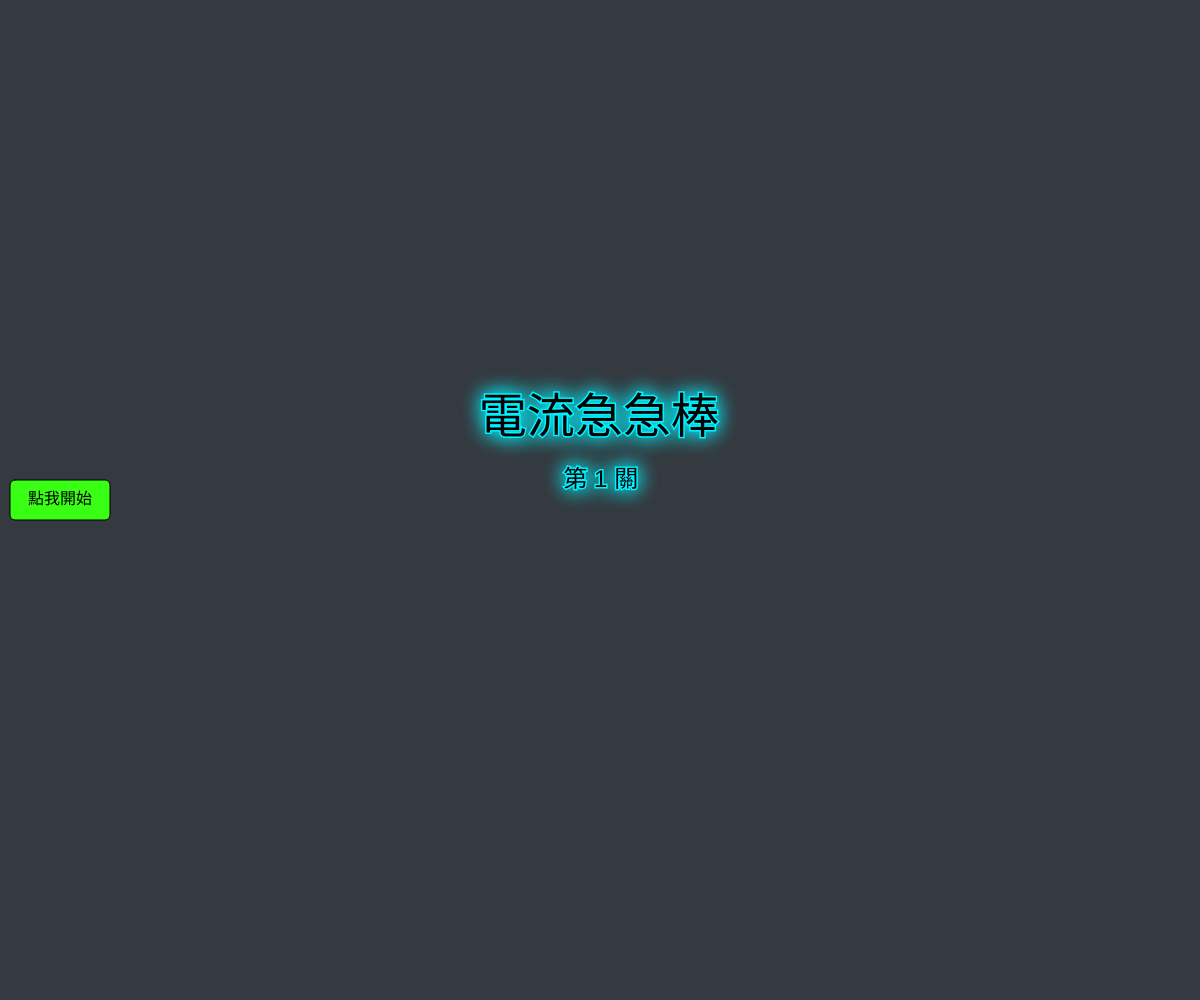
Frame 1 (no input)
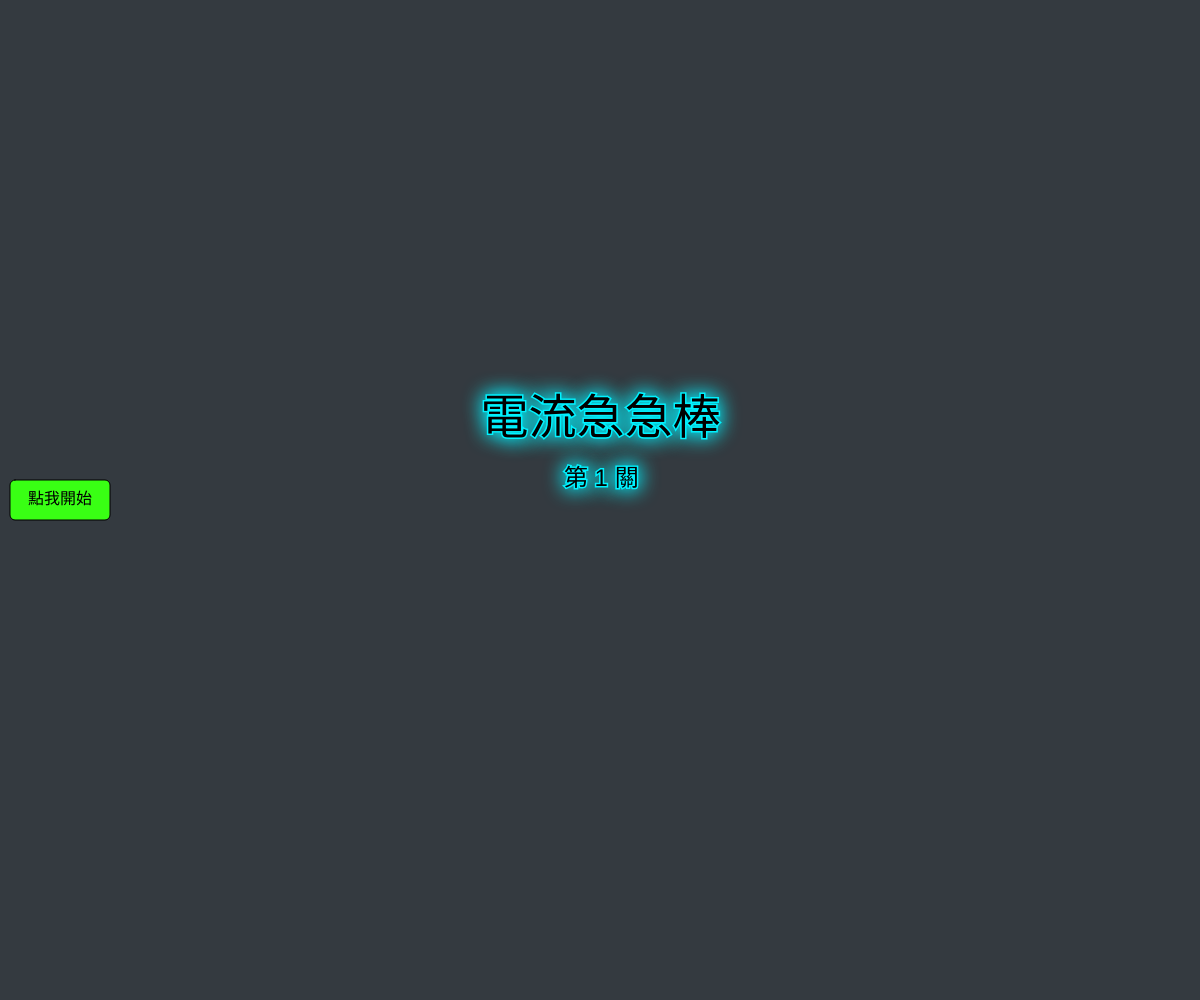
Frame 60 (no input)
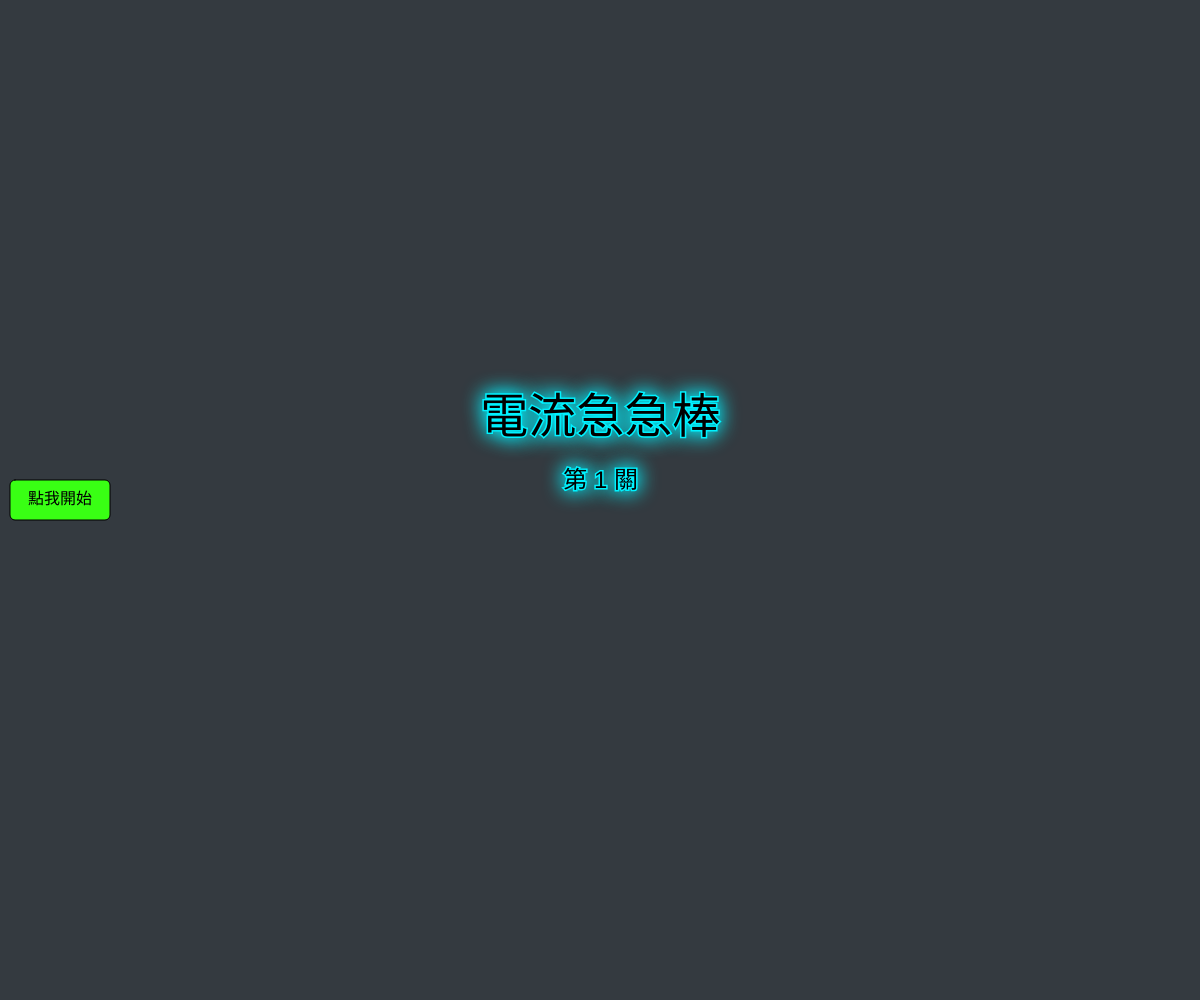
Frame 120 (the mouse pressed at the canvas centre since frame 60)

The p5.js sketch that drew these frames (run headless with seeded random() and noise() and a simulated clock; from frame 60 on, the mouse is pressed at the canvas centre):

// p5.js sketch
// ── sketch.js
let topPoints = [];
let bottomPoints = [];
let gameState = "START"; // START, PLAYING, LEVEL_WIN, FINAL_WIN, LOSE
let level = 0; // 0: Level 1, 1: Level 2, 2: Level 3
let fireworks = [];
let lightningTimer = 0;
let obstacles = []; // 儲存障礙物資訊

function setup() {
  createCanvas(windowWidth, windowHeight);
  generatePath();
}

function draw() {
  background('#343a40'); // 改為深灰色背景

  if (gameState === "START") {
    drawStartScreen();
  } else if (gameState === "PLAYING") {
    drawGame();
    checkCollision();
  } else if (gameState === "LEVEL_WIN") {
    drawEndScreen("過關成功！", false);
  } else if (gameState === "FINAL_WIN") {
    drawEndScreen("傳奇誕生！", true);
    updateFireworks();
  } else if (gameState === "LOSE") {
    drawEndScreen("電力中斷...", false);
    if (level === 2) drawLightning();
  }
}

function windowResized() {
  resizeCanvas(windowWidth, windowHeight);
  generatePath();
}

function generatePath() {
  topPoints = [];
  bottomPoints = [];
  obstacles = [];
  let numPoints = 8 + level * 4; // 第一關 8 點，隨關卡增加
  let padding = 60; // 左右留白，確保起終點圓圈完整露出
  let pathWidth = width - 2 * padding;
  let xStep = pathWidth / (numPoints - 1);
  
  // 難度計算：隨等級寬度縮減
  let baseMin = max(40, 60 - level * 10);
  let baseMax = max(60, 100 - level * 15);

  for (let i = 0; i < numPoints; i++) {
    let x = padding + i * xStep;
    let yTop, gap;
    if (i === 0 || i === numPoints - 1) {
      // 起點與終點間距加大至 100，確保圓點完整露出
      yTop = height / 2 - 50;
      gap = 100;
    } else {
      // 確保通道寬度足以容納操作
      yTop = random(height * 0.2, height * 0.7);
      gap = random(baseMin, baseMax);
    }

    topPoints.push({x: x, y: yTop});
    bottomPoints.push({x: x, y: yTop + gap});
  }

  // 生成障礙物 (第二關與第三關)
  if (level >= 1) {
    let obstacleCount = level === 1 ? 3 : 4; // 第二關3個，第三關4個
    for (let i = 0; i < obstacleCount; i++) {
      // 避開起點與終點，從中間的點選取位置
      let idx = floor(random(2, numPoints - 2));
      let x = topPoints[idx].x;
      let tY = topPoints[idx].y;
      let bY = bottomPoints[idx].y;
      
      let obsSize = random(15, 25);
      let obsY = (tY + bY) / 2;
      
      obstacles.push({
        x: x,
        y: obsY,
        size: obsSize,
        topY: tY,
        botY: bY,
        speed: level === 2 ? random(0.5, 1.5) : 0, // 第三關才有速度
        dir: random() > 0.5 ? 1 : -1,
        // 紀錄對應的頂點索引，方便移動時參考邊界
        idx: idx
      });
    }
  }
}

function drawGame() {
  let numPoints = topPoints.length;
  // 繪製路徑填色 (方便玩家辨識路徑範圍)
  fill(50, 60, 70);
  noStroke();
  beginShape();
  // 上邊界曲線
  curveVertex(topPoints[0].x, topPoints[0].y); // 控制點
  for (let p of topPoints) curveVertex(p.x, p.y);
  curveVertex(topPoints[numPoints - 1].x, topPoints[numPoints - 1].y); // 控制點
  
  // 連接到下邊界
  vertex(bottomPoints[numPoints - 1].x, bottomPoints[numPoints - 1].y);
  
  // 下邊界曲線 (反向)
  curveVertex(bottomPoints[numPoints - 1].x, bottomPoints[numPoints - 1].y);
  for (let i = numPoints - 1; i >= 0; i--) curveVertex(bottomPoints[i].x, bottomPoints[i].y);
  curveVertex(bottomPoints[0].x, bottomPoints[0].y);
  endShape(CLOSE);

  // 繪製起點與終點的亮點
  noStroke();
  // 螢光紅起點 (左)
  fill('#FF003F');
  drawingContext.shadowBlur = 15;
  drawingContext.shadowColor = '#FF003F';
  ellipse(topPoints[0].x, (topPoints[0].y + bottomPoints[0].y) / 2, 30, 30);
  
  // 螢光綠終點 (右)
  fill('#39FF14');
  drawingContext.shadowColor = '#39FF14';
  ellipse(topPoints[numPoints-1].x, (topPoints[numPoints-1].y + bottomPoints[numPoints-1].y) / 2, 30, 30);

  // 繪製藍色電流線條 (加粗且有微顫動特效)
  stroke('#00f2ff');
  strokeWeight(6);
  drawingContext.shadowBlur = 10;
  drawingContext.shadowColor = '#00f2ff';
  noFill();
  
  // 上方電流邊界
  beginShape();
  curveVertex(topPoints[0].x, topPoints[0].y);
  for (let p of topPoints) curveVertex(p.x, p.y + random(-1.5, 1.5));
  curveVertex(topPoints[numPoints - 1].x, topPoints[numPoints - 1].y);
  endShape();

  // 下方電流邊界
  beginShape();
  curveVertex(bottomPoints[0].x, bottomPoints[0].y);
  for (let p of bottomPoints) curveVertex(p.x, p.y + random(-1.5, 1.5));
  curveVertex(bottomPoints[numPoints - 1].x, bottomPoints[numPoints - 1].y);
  endShape();

  // 繪製與更新障礙物
  for (let obs of obstacles) {
    // 第三關移動邏輯
    if (level === 2) {
      obs.y += obs.speed * obs.dir;
      // 碰到上下邊界反彈 (考慮到隨機抖動，稍微縮減碰撞範圍)
      if (obs.y - obs.size/2 < topPoints[obs.idx].y + 5 || obs.y + obs.size/2 > bottomPoints[obs.idx].y - 5) {
        obs.dir *= -1;
      }
    }

    // 繪製障礙物
    push();
    drawingContext.shadowBlur = 15;
    drawingContext.shadowColor = '#00f2ff';
    stroke('#00f2ff');
    strokeWeight(3);
    fill(0);
    ellipse(obs.x, obs.y, obs.size, obs.size);
    // 障礙物中心加個小閃電
    line(obs.x - 3, obs.y - 3, obs.x + 3, obs.y + 3);
    pop();
  }

  drawingContext.shadowBlur = 0; // 重置發光效果

  // 提示滑鼠位置 (小紅點)
  fill(255, 0, 0);
  ellipse(mouseX, mouseY, 5, 5);
  // 左上角遊戲資訊 UI
  drawElectricText("這是第 " + (level + 1) + " 關", 20, 20, 28, LEFT, TOP);
  drawElectricText("通過了 " + level + " 關", 20, 55, 28, LEFT, TOP);
}

function checkCollision() {
  let numPoints = topPoints.length;
  // 成功條件：移到最右邊
  if (mouseX >= topPoints[numPoints - 1].x) {
    if (level < 2) {
      gameState = "LEVEL_WIN";
    } else {
      gameState = "FINAL_WIN";
      createFireworks();
    }
    return;
  }

  // 如果滑鼠還沒進到起點區域，不判定失敗
  if (mouseX < topPoints[0].x) return;

  // 判斷滑鼠所在的線段
  let segment = -1;
  for (let i = 0; i < topPoints.length - 1; i++) {
    if (mouseX >= topPoints[i].x && mouseX <= topPoints[i+1].x) {
      segment = i;
      break;
    }
  }
  if (segment !== -1) {
    let x1 = topPoints[segment].x;
    let x2 = topPoints[segment+1].x;
    let t = (mouseX - x1) / (x2 - x1);

    // 使用 curvePoint 計算曲線上的精確 Y 值，確保碰撞判定符合曲線視覺
    let i = segment;
    let currentTopY = curvePoint(
      topPoints[max(0, i-1)].y, topPoints[i].y, 
      topPoints[i+1].y, topPoints[min(numPoints-1, i+2)].y, t);
    let currentBottomY = curvePoint(
      bottomPoints[max(0, i-1)].y, bottomPoints[i].y, 
      bottomPoints[i+1].y, bottomPoints[min(numPoints-1, i+2)].y, t);

    if (mouseY < currentTopY || mouseY > currentBottomY) {
      gameState = "LOSE";
    }
  }

  // 障礙物碰撞檢查
  for (let obs of obstacles) {
    let d = dist(mouseX, mouseY, obs.x, obs.y);
    if (d < obs.size / 2 + 3) { // 加上滑鼠判定半徑
      gameState = "LOSE";
    }
  }
}

function drawElectricText(txt, x, y, size, alignX = CENTER, alignY = CENTER) {
  push();
  textAlign(alignX, alignY);
  textSize(size);
  // 電流發光特效
  drawingContext.shadowBlur = 20;
  drawingContext.shadowColor = '#00f2ff';
  stroke('#00f2ff'); // 醒目的藍色外框
  strokeWeight(3);
  fill(0); // 字體主體為黑色
  // 加入隨機顫動模擬電流感
  text(txt, x + random(-1.5, 1.5), y + random(-1.5, 1.5));
  pop();
}

function drawStartScreen() {
  // 將按鈕移至左側起點位置 (原本紅點處)
  let startP = topPoints[0];
  let btnW = 100;
  let btnH = 40;
  let btnX = startP.x - btnW / 2;
  let btnY = height / 2 - btnH / 2;

  drawElectricText("電流急急棒", width / 2, height / 2 - 80, 48);
  drawElectricText("第 " + (level + 1) + " 關", width / 2, height / 2 - 20, 24);

  fill('#39FF14');
  rect(btnX, btnY, btnW, btnH, 5);
  fill(0);
  textAlign(CENTER, CENTER);
  textSize(16);
  text("點我開始", btnX + btnW / 2, btnY + btnH / 2);
}

function drawEndScreen(msg, isFinal) {
  fill(52, 58, 64, 200);
  rect(0, 0, width, height);
  
  drawElectricText(msg, width / 2, height / 2 - 100, 60);
  
  let subMsg = "";
  let btnTxt = "";
  if (gameState === "LEVEL_WIN") {
    subMsg = "手感不錯！準備好迎接更強的電流了嗎？";
    btnTxt = "繼續下一關";
  } else if (gameState === "FINAL_WIN") {
    subMsg = "致賀：你已成為真正的閃電主宰！";
    btnTxt = "重新挑戰";
  } else {
    subMsg = (level === 2) ? "致賀：差一點就通關了，別被雷聲嚇到！" : "沒關係，電力回充中...";
    btnTxt = "再試一次";
  }
  
  drawElectricText(subMsg, width / 2, height / 2 - 20, 24);

  // 繪製功能按鈕
  let bW = 160, bH = 50;
  let bX = width/2 - bW/2, bY = height/2 + 50;
  fill('#00f2ff');
  rect(bX, bY, bW, bH, 5);
  fill(0);
  textSize(20);
  text(btnTxt, width/2, bY + bH/2);
}

function createFireworks() {
  for (let i = 0; i < 50; i++) {
    fireworks.push({
      x: width / 2, y: height / 2,
      vx: random(-5, 5), vy: random(-8, 2),
      life: 255, col: color(random(255), 255, random(255))
    });
  }
}

function updateFireworks() {
  for (let i = fireworks.length - 1; i >= 0; i--) {
    let p = fireworks[i];
    p.x += p.vx; p.y += p.vy;
    p.vy += 0.2; p.life -= 4;
    noStroke();
    fill(red(p.col), green(p.col), blue(p.col), p.life);
    ellipse(p.x, p.y, 5, 5);
    if (p.life <= 0) fireworks.splice(i, 1);
  }
  if (frameCount % 20 === 0) createFireworks();
}

function drawLightning() {
  if (frameCount % 15 === 0) {
    stroke(255, 255, 200, 200);
    strokeWeight(4);
    let lx = random(width), ly = 0;
    for (let i = 0; i < 10; i++) {
      let nextX = lx + random(-50, 50);
      let nextY = ly + random(20, 80);
      line(lx, ly, nextX, nextY);
      lx = nextX; ly = nextY;
    }
  }
}

function mousePressed() {
  if (gameState === "START") {
    let startP = topPoints[0];
    let btnW = 100;
    let btnH = 40;
    let btnX = startP.x - btnW / 2;
    let btnY = (startP.y + bottomPoints[0].y) / 2 - btnH / 2;
    
    if (mouseX > btnX && mouseX < btnX + btnW && mouseY > btnY && mouseY < btnY + btnH) {
      gameState = "PLAYING";
    }
  } else if (gameState === "LEVEL_WIN") {
    let bW = 160, bH = 50;
    if (mouseX > width/2-bW/2 && mouseX < width/2+bW/2 && mouseY > height/2+50 && mouseY < height/2+100) {
      level++;
      generatePath();
      gameState = "START";
    }
  } else if (gameState === "FINAL_WIN" || gameState === "LOSE") {
    let bW = 160, bH = 50;
    if (mouseX > width/2-bW/2 && mouseX < width/2+bW/2 && mouseY > height/2+50 && mouseY < height/2+100) {
      if (gameState === "FINAL_WIN") level = 0; 
      generatePath();
      gameState = "START";
    }
  }
}
